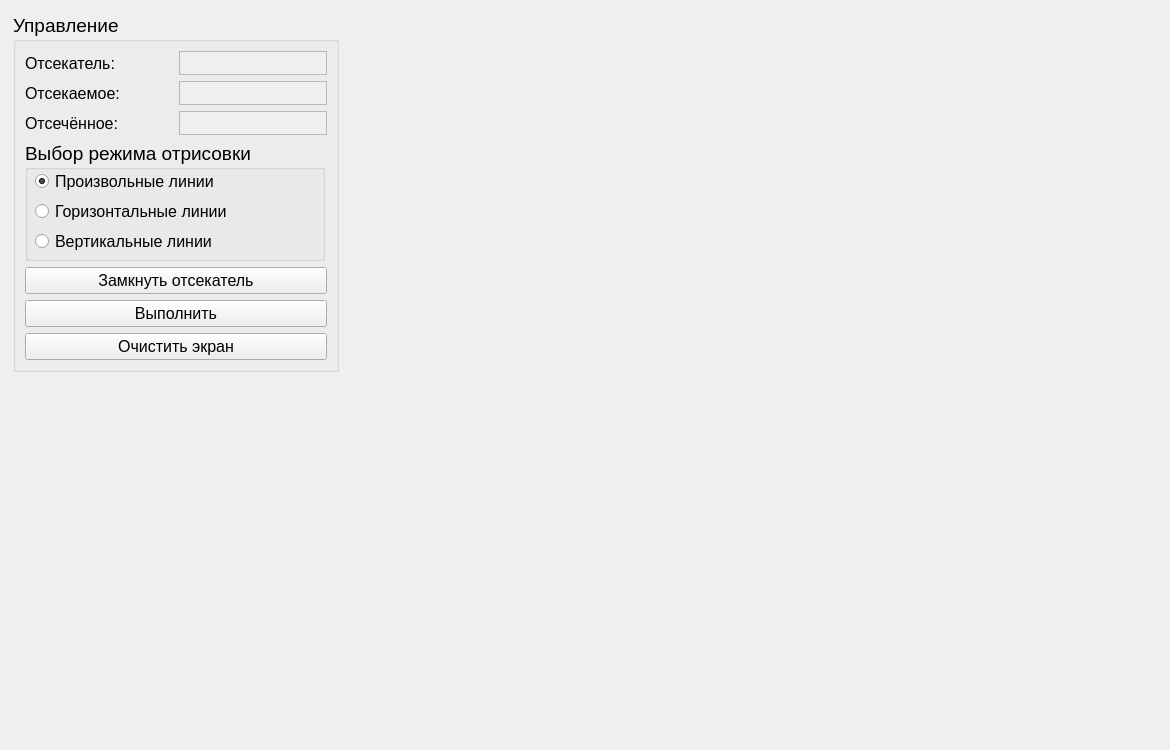
<?xml version="1.0" encoding="UTF-8"?>
<ui version="4.0">
 <class>MainWindow</class>
 <widget class="QMainWindow" name="MainWindow">
  <property name="enabled">
   <bool>true</bool>
  </property>
  <property name="geometry">
   <rect>
    <x>0</x>
    <y>0</y>
    <width>1170</width>
    <height>750</height>
   </rect>
  </property>
  <property name="minimumSize">
   <size>
    <width>1170</width>
    <height>750</height>
   </size>
  </property>
  <property name="maximumSize">
   <size>
    <width>1170</width>
    <height>750</height>
   </size>
  </property>
  <property name="mouseTracking">
   <bool>true</bool>
  </property>
  <property name="windowTitle">
   <string>Лабораторная работа №8</string>
  </property>
  <widget class="QWidget" name="centralwidget">
   <widget class="QLabel" name="label">
    <property name="geometry">
     <rect>
      <x>340</x>
      <y>10</y>
      <width>820</width>
      <height>730</height>
     </rect>
    </property>
    <property name="mouseTracking">
     <bool>true</bool>
    </property>
    <property name="autoFillBackground">
     <bool>true</bool>
    </property>
    <property name="text">
     <string/>
    </property>
    <property name="scaledContents">
     <bool>false</bool>
    </property>
   </widget>
   <widget class="QWidget" name="layoutWidget">
    <property name="geometry">
     <rect>
      <x>13</x>
      <y>13</y>
      <width>326</width>
      <height>721</height>
     </rect>
    </property>
    <layout class="QVBoxLayout" name="verticalLayout_3">
     <item>
      <widget class="QGroupBox" name="Manage">
       <property name="sizePolicy">
        <sizepolicy hsizetype="Expanding" vsizetype="Maximum">
         <horstretch>0</horstretch>
         <verstretch>0</verstretch>
        </sizepolicy>
       </property>
       <property name="font">
        <font>
         <pointsize>14</pointsize>
        </font>
       </property>
       <property name="title">
        <string>Управление</string>
       </property>
       <layout class="QVBoxLayout" name="verticalLayout">
        <item>
         <layout class="QHBoxLayout" name="horizontalLayout_6">
          <item>
           <widget class="QLabel" name="labelCutter">
            <property name="font">
             <font>
              <pointsize>12</pointsize>
             </font>
            </property>
            <property name="text">
             <string>Отсекатель:</string>
            </property>
           </widget>
          </item>
          <item>
           <widget class="QFrame" name="frame">
            <property name="sizePolicy">
             <sizepolicy hsizetype="Preferred" vsizetype="Preferred">
              <horstretch>0</horstretch>
              <verstretch>0</verstretch>
             </sizepolicy>
            </property>
            <property name="frameShape">
             <enum>QFrame::StyledPanel</enum>
            </property>
            <property name="frameShadow">
             <enum>QFrame::Raised</enum>
            </property>
            <layout class="QHBoxLayout" name="horizontalLayout_3">
             <property name="spacing">
              <number>0</number>
             </property>
             <property name="leftMargin">
              <number>0</number>
             </property>
             <property name="topMargin">
              <number>0</number>
             </property>
             <property name="rightMargin">
              <number>0</number>
             </property>
             <property name="bottomMargin">
              <number>0</number>
             </property>
             <item>
              <widget class="QLabel" name="labelColourCutter">
               <property name="sizePolicy">
                <sizepolicy hsizetype="Preferred" vsizetype="Expanding">
                 <horstretch>0</horstretch>
                 <verstretch>0</verstretch>
                </sizepolicy>
               </property>
               <property name="autoFillBackground">
                <bool>true</bool>
               </property>
               <property name="text">
                <string/>
               </property>
              </widget>
             </item>
            </layout>
           </widget>
          </item>
         </layout>
        </item>
        <item>
         <layout class="QHBoxLayout" name="horizontalLayout_7">
          <item>
           <widget class="QLabel" name="labelLineOut">
            <property name="font">
             <font>
              <pointsize>12</pointsize>
             </font>
            </property>
            <property name="text">
             <string>Отсекаемое:</string>
            </property>
           </widget>
          </item>
          <item>
           <widget class="QFrame" name="frame_2">
            <property name="sizePolicy">
             <sizepolicy hsizetype="Preferred" vsizetype="Preferred">
              <horstretch>0</horstretch>
              <verstretch>0</verstretch>
             </sizepolicy>
            </property>
            <property name="frameShape">
             <enum>QFrame::StyledPanel</enum>
            </property>
            <property name="frameShadow">
             <enum>QFrame::Raised</enum>
            </property>
            <layout class="QHBoxLayout" name="horizontalLayout_4">
             <property name="spacing">
              <number>0</number>
             </property>
             <property name="leftMargin">
              <number>0</number>
             </property>
             <property name="topMargin">
              <number>0</number>
             </property>
             <property name="rightMargin">
              <number>0</number>
             </property>
             <property name="bottomMargin">
              <number>0</number>
             </property>
             <item>
              <widget class="QLabel" name="labelColourLineOut">
               <property name="sizePolicy">
                <sizepolicy hsizetype="Preferred" vsizetype="Expanding">
                 <horstretch>0</horstretch>
                 <verstretch>0</verstretch>
                </sizepolicy>
               </property>
               <property name="autoFillBackground">
                <bool>true</bool>
               </property>
               <property name="text">
                <string/>
               </property>
              </widget>
             </item>
            </layout>
           </widget>
          </item>
         </layout>
        </item>
        <item>
         <layout class="QHBoxLayout" name="horizontalLayout_8">
          <item>
           <widget class="QLabel" name="labelLineIn">
            <property name="font">
             <font>
              <pointsize>12</pointsize>
             </font>
            </property>
            <property name="text">
             <string>Отсечённое:</string>
            </property>
           </widget>
          </item>
          <item>
           <widget class="QFrame" name="frame_3">
            <property name="sizePolicy">
             <sizepolicy hsizetype="Preferred" vsizetype="Preferred">
              <horstretch>0</horstretch>
              <verstretch>0</verstretch>
             </sizepolicy>
            </property>
            <property name="frameShape">
             <enum>QFrame::StyledPanel</enum>
            </property>
            <property name="frameShadow">
             <enum>QFrame::Raised</enum>
            </property>
            <layout class="QHBoxLayout" name="horizontalLayout_5">
             <property name="spacing">
              <number>0</number>
             </property>
             <property name="leftMargin">
              <number>0</number>
             </property>
             <property name="topMargin">
              <number>0</number>
             </property>
             <property name="rightMargin">
              <number>0</number>
             </property>
             <property name="bottomMargin">
              <number>0</number>
             </property>
             <item>
              <widget class="QLabel" name="labelColourLineIn">
               <property name="sizePolicy">
                <sizepolicy hsizetype="Preferred" vsizetype="Expanding">
                 <horstretch>0</horstretch>
                 <verstretch>0</verstretch>
                </sizepolicy>
               </property>
               <property name="autoFillBackground">
                <bool>true</bool>
               </property>
               <property name="text">
                <string/>
               </property>
              </widget>
             </item>
            </layout>
           </widget>
          </item>
         </layout>
        </item>
        <item>
         <widget class="QGroupBox" name="groupBox">
          <property name="minimumSize">
           <size>
            <width>300</width>
            <height>120</height>
           </size>
          </property>
          <property name="maximumSize">
           <size>
            <width>300</width>
            <height>120</height>
           </size>
          </property>
          <property name="font">
           <font>
            <pointsize>14</pointsize>
           </font>
          </property>
          <property name="title">
           <string>Выбор режима отрисовки</string>
          </property>
          <widget class="QRadioButton" name="horizontalMode">
           <property name="geometry">
            <rect>
             <x>10</x>
             <y>60</y>
             <width>311</width>
             <height>20</height>
            </rect>
           </property>
           <property name="font">
            <font>
             <pointsize>12</pointsize>
            </font>
           </property>
           <property name="text">
            <string>Горизонтальные линии</string>
           </property>
          </widget>
          <widget class="QRadioButton" name="noMode">
           <property name="geometry">
            <rect>
             <x>10</x>
             <y>30</y>
             <width>311</width>
             <height>20</height>
            </rect>
           </property>
           <property name="font">
            <font>
             <pointsize>12</pointsize>
            </font>
           </property>
           <property name="text">
            <string>Произвольные линии</string>
           </property>
           <property name="checked">
            <bool>true</bool>
           </property>
          </widget>
          <widget class="QRadioButton" name="verticalMode">
           <property name="geometry">
            <rect>
             <x>10</x>
             <y>90</y>
             <width>311</width>
             <height>20</height>
            </rect>
           </property>
           <property name="font">
            <font>
             <pointsize>12</pointsize>
            </font>
           </property>
           <property name="text">
            <string>Вертикальные линии</string>
           </property>
           <property name="checked">
            <bool>false</bool>
           </property>
          </widget>
         </widget>
        </item>
        <item>
         <widget class="QPushButton" name="pushButtonCutterClosed">
          <property name="maximumSize">
           <size>
            <width>16777215</width>
            <height>30</height>
           </size>
          </property>
          <property name="font">
           <font>
            <pointsize>12</pointsize>
           </font>
          </property>
          <property name="text">
           <string>Замкнуть отсекатель</string>
          </property>
         </widget>
        </item>
        <item>
         <widget class="QPushButton" name="pushButtonProc">
          <property name="maximumSize">
           <size>
            <width>16777215</width>
            <height>30</height>
           </size>
          </property>
          <property name="font">
           <font>
            <pointsize>12</pointsize>
           </font>
          </property>
          <property name="text">
           <string>Выполнить</string>
          </property>
         </widget>
        </item>
        <item>
         <widget class="QPushButton" name="pushButtonScreenClean">
          <property name="maximumSize">
           <size>
            <width>16777215</width>
            <height>30</height>
           </size>
          </property>
          <property name="font">
           <font>
            <pointsize>12</pointsize>
           </font>
          </property>
          <property name="text">
           <string>Очистить экран</string>
          </property>
         </widget>
        </item>
       </layout>
      </widget>
     </item>
     <item>
      <spacer name="verticalSpacer">
       <property name="orientation">
        <enum>Qt::Vertical</enum>
       </property>
       <property name="sizeHint" stdset="0">
        <size>
         <width>20</width>
         <height>40</height>
        </size>
       </property>
      </spacer>
     </item>
    </layout>
   </widget>
  </widget>
 </widget>
 <resources/>
 <connections/>
</ui>
